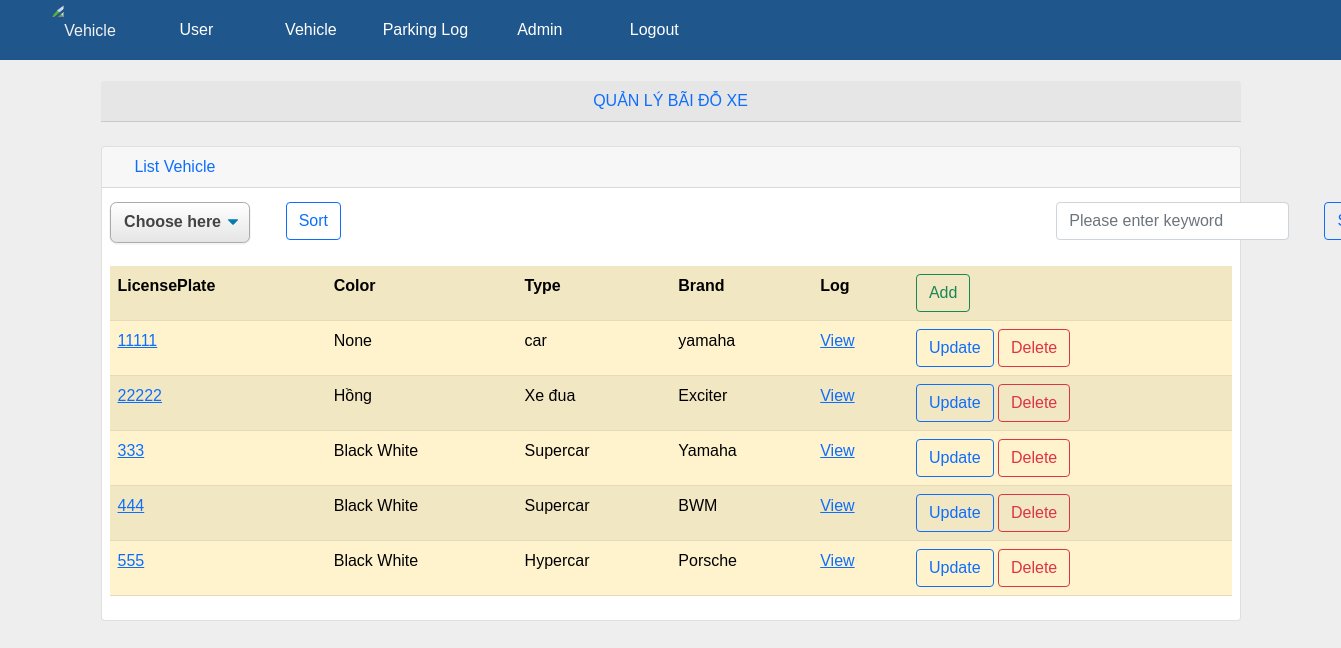
The app's page /vehicle (signed in) with its own data.
### parkingmanage/models.py (models this page shows, shortened)
class Vehicle(models.Model):
    licensePlate = models.TextField(max_length=10)
    color = models.TextField(max_length=255, null=True)
    type = models.TextField(max_length=255, null=True)
    brand = models.TextField(max_length=255, null=True)
    user = models.ForeignKey(User,
                            on_delete=models.CASCADE,
                            blank=False,
                            null=False)
    def get_absolute_url(self) :
        return reverse('detail_vehicle' ,kwargs = {"id" : self.id})

### parkingmanage/views.py (the view)
# urls.py: path('vehicle', list_view_vehicle, name='list_vehicle'),
def list_view_vehicle(request):
    if 'username' not in request.session:
        request.session['username'] = None
    mode = 'none'
    if request.session['username'] is None:
        return render(request, 'login.html', { 'display': 'none' })
    usertype = request.session['usertype']
    if usertype == 'Administrator' or usertype == 'Manager':
        mode = ''
    keyword = request.GET.get('keyword')
    Selectsort = request.GET.get('selectsort')
    if Selectsort not in ['licensePlate','color' , 'type', 'brand']:
        Selectsort = 'licensePlate'
    if keyword :
        vehicles = Vehicle.objects.filter(licensePlate__icontains=keyword)| Vehicle.objects.filter(color__icontains=keyword ) | Vehicle.objects.filter(type__icontains=keyword ) | Vehicle.objects.filter(brand__icontains=keyword)
    else :
        vehicles = Vehicle.objects.all()
    context = {
        'mode': mode,
        'keyword': keyword,
        'vehicles' :vehicles.order_by(Selectsort)
        }
    return render(request,"vehiclelist.html",context)

### parkingmanage/templates/vehiclelist.html (shortened to what this page needs)
{% extends 'base.html' %}
{% block content %}
<center><div class="card-header text-primary">QUẢN LÝ BÃI ĐỖ XE</div></center>
            <br>
<div class="col-md-12 col-sm-12 col-xs-10">
    <div class="card mb-3">
        <div class="card-header text-primary">
        <i class="fas fa-car-alt text-secondary"></i>
            List Vehicle
        </div>
        <div class="card-body">
            <form>
                <div class="row">
                    <div class="col-auto">
                        <div class = "sort">
                        <select name="selectsort">
                            <option value="" selected disabled hidden>Choose here</option>
                        </select>
                        </div>
                    </div>
                    <div class="col-auto">
                        <div class = "sort">
                        <input class="btn btn-outline-primary" type="submit" value="Sort">
                        </div>
                    </div>
                    <div class="col-auto">
                        <div class = "search">
                        <input class="form-control" type="text" name="keyword" value ="{{keyword | default:''}}" placeholder="Please enter keyword">
                        </div>
                    </div>
                    <div class="col-auto">
                        <div class = "search">
                        <input class="btn btn-outline-primary" type="submit" value="Search">
                        </div>
                    </div>
                </div>
            </form>
            <table class="table table-striped table-hover; table-warning">
                <thred>
                    <th>LicensePlate</th>
                    <th>Color</th>
                    <th>Type</th>
                    <th>Brand</th>
                    <th>Log</th>
                    <th> <a href="/parkingmanage/vehicle/create" class="btn btn-outline-success"> Add </a> </th>
                </thred>
                <body>
                    <div class="form-group">
                    {% for vehicle in vehicles %}
                    <tr class="table-warning">
                        <td><a href= "{{vehicle.get_absolute_url}}">{{vehicle.licensePlate}} </a> </td>
                        <td>{{vehicle.color}}</td>
                        <td>{{vehicle.type}}</td>
                        <td>{{vehicle.brand}}</td>
                        <td> <a href= "{% url 'view_log' vehicle.id%}">  View  </a> </td>
                        <td>
                            <a href="{% url 'update_vehicle' vehicle.id%}" class="btn btn-outline-primary"> Update </a>
                            <a href="{% url 'delete_vehicle' vehicle.id%}" class="btn btn-outline-danger"> Delete </a>
                        </td>
                    </tr>
                    {% endfor %}
                </div>
                </body>
            </table>
        </div>
    </div>
</div>
{% endblock %}

### records on screen
Vehicle: licensePlate "11111", color "None", type "car", brand "yamaha"
Vehicle: licensePlate "22222", color "Hồng", type "Xe đua", brand "Exciter"
Vehicle: licensePlate "333", color "Black White", type "Supercar", brand "Yamaha"
Vehicle: licensePlate "444", color "Black White", type "Supercar", brand "BWM"
Vehicle: licensePlate "555", color "Black White", type "Hypercar", brand "Porsche"
